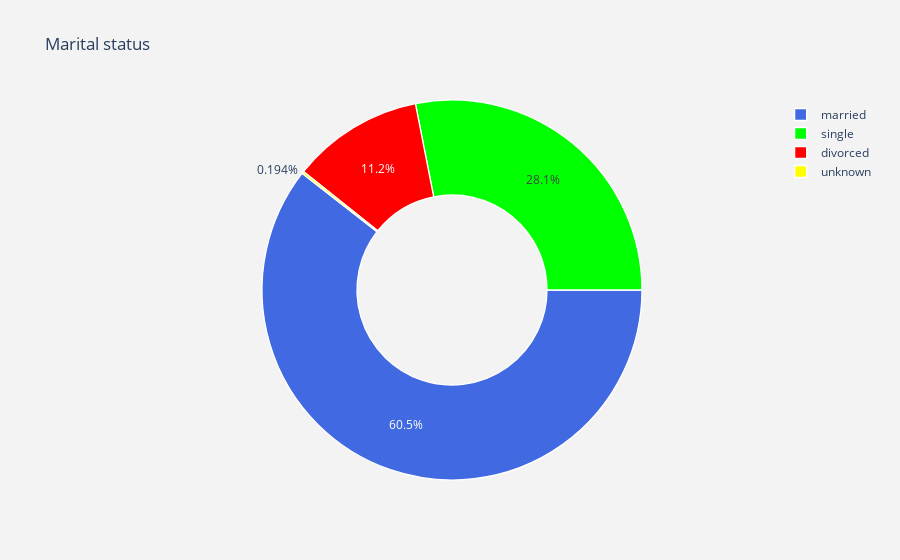

Here is the notebook cell this chart was saved with:
### Code cell
#labels
lab = df["marital"].value_counts().keys().tolist()
#values
val = df["marital"].value_counts().values.tolist()

trace = go.Pie(labels = lab ,
               values = val ,
               marker = dict(colors =  [ 'royalblue' ,'lime','red','yellow'],
                             line = dict(color = "white",
                                         width =  1.3)
                            ),
               rotation = 90,
               hoverinfo = "label+value+text",
               hole = .5
              )
layout = go.Layout(dict(title = "Marital status",
                        plot_bgcolor  = "rgb(243,243,243)",
                        paper_bgcolor = "rgb(243,243,243)",
                       )
                  )

data = [trace]
fig = go.Figure(data = data,layout = layout)
iplot(fig)

### Figure 1 — Plotly figure (JSON) as saved in the notebook; plotly's stock layout.template omitted (floating-point values rounded to 4 significant figures)
{"data": [{"hole": 0.5, "hoverinfo": "label+value+text", "labels": ["married", "single", "divorced", "unknown"], "marker": {"colors": ["royalblue", "lime", "red", "yellow"], "line": {"color": "white", "width": 1.3}}, "rotation": 90, "type": "pie", "values": [24928, 11568, 4612, 80]}], "layout": {"paper_bgcolor": "rgb(243,243,243)", "plot_bgcolor": "rgb(243,243,243)", "title": {"text": "Marital status"}}}
